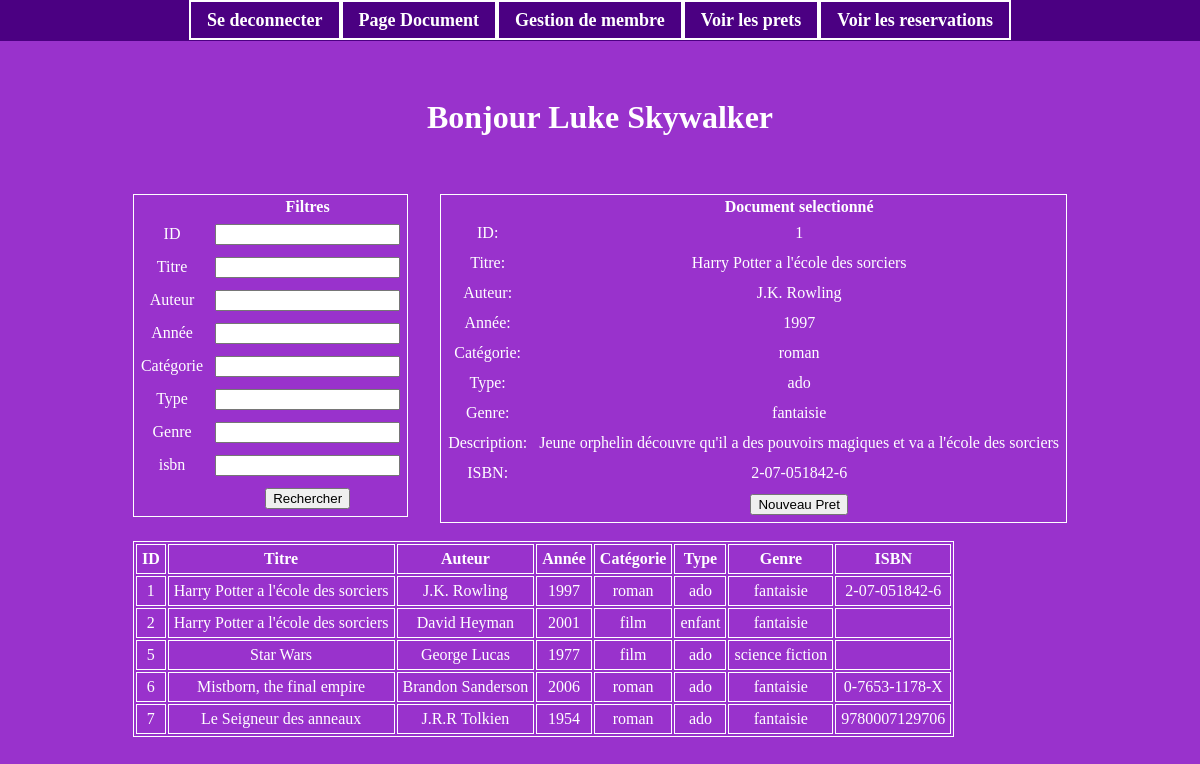
Screenshot of /main.php (signed in) with the database file from the repository.
### tables this page shows
CREATE TABLE `documents` (
  `ID` int NOT NULL,
  `titre` varchar(50) NOT NULL,
  `auteur` varchar(255) NOT NULL,
  `annee` year NOT NULL,
  `categorie` varchar(20) NOT NULL,
  `type` varchar(10) NOT NULL,
  `genre` varchar(20) NOT NULL,
  `description` text NOT NULL,
  `isbn` varchar(20) DEFAULT NULL
);

### main.php (the view, shortened to what this page needs)
<?php
    require_once 'fonctions.php';
?>
<!DOCTYPE html>
<html lang="en">
<head>
    <link rel="stylesheet" href="./css/style.css">
</head>
<body>
    <div class="page">
        <div class='container'>
            <?php
                if(isset($_SESSION['nom'])){
                    echo "<h1>Bonjour " . $_SESSION['prenom'] . " " . $_SESSION['nom'] . "</h1>";
                }
                $pdo = openConnexion($attr, $user, $pass, $opts);
                $id = isset($_POST['id']) ? $_POST['id'] : null ;
                $titre = isset($_POST['titre']) ? $_POST['titre'] : null ;
                $auteur = isset($_POST['auteur']) ? $_POST['auteur'] : null ;
                $annee = isset($_POST['annee']) ? $_POST['annee'] : null ;
                $categorie = isset($_POST['categorie']) ? $_POST['categorie'] : null ;
                $type = isset($_POST['type']) ? $_POST['type'] : null ;
                $genre = isset($_POST['genre']) ? $_POST['genre'] : null ;
                $description = isset($_POST['description']) ? $_POST['description'] : null ;
                $isbn = isset($_POST['isbn']) ? $_POST['isbn'] : null ;
                try{
                    $sql = ($isbn) ?
                    "SELECT
                    ID,
                    titre AS Titre,
                    auteur AS Auteur,
                    annee AS Année,
                    categorie AS Catégorie,
                    type AS Type,
                    genre AS Genre,
                    description AS Description.
                    isbn AS ISBN
                    FROM `documents`
                    WHERE ID          LIKE :id
                    AND titre       LIKE :titre
                    AND auteur      LIKE :auteur
                    AND annee       LIKE :annee
                    AND categorie   LIKE :categorie
                    AND type        LIKE :type
                    AND genre       LIKE :genre
                    AND description LIKE :description
                    AND isbn        LIKE :isbn":
                    "SELECT
                    ID,
                    titre AS Titre,
                    auteur AS Auteur,
                    annee AS Année,
                    categorie AS Catégorie,
                    type AS Type,
                    genre AS Genre,
                    description AS Description,
                    isbn AS ISBN
                    FROM `documents`
                    WHERE ID          LIKE :id
                    AND titre       LIKE :titre
                    AND auteur      LIKE :auteur
                    AND annee       LIKE :annee
                    AND categorie   LIKE :categorie
                    AND type        LIKE :type
                    AND genre       LIKE :genre
                    AND description LIKE :description";
                    $command =  $pdo->prepare($sql);
                    $command->bindValue(':id', '%'.($id ?? '').'%', PDO::PARAM_STR);
                    $command->bindValue(':titre', '%'.($titre ?? '').'%', PDO::PARAM_STR);
                    $command->bindValue(':auteur', '%'.($auteur ?? '').'%', PDO::PARAM_STR);
                    $command->bindValue(':annee', '%'.($annee ?? '').'%', PDO::PARAM_STR);
                    $command->bindValue(':categorie', '%'.($categorie ?? '').'%', PDO::PARAM_STR);
                    $command->bindValue(':type', '%'.($type ?? '').'%', PDO::PARAM_STR);
                    $command->bindValue(':genre', '%'.($genre ?? '').'%', PDO::PARAM_STR);
                    $command->bindValue(':description', '%'.($description ?? '').'%', PDO::PARAM_STR);
                    $command->execute();
                }
                catch (PDOException $e) {
                    echo "Erreur : " . $e->getMessage();
                }
            ?>
            <br>
            <br>
            <div class="horizontal">
                <table>
                    <form action="main.php" method="post">
                        <tr>
                            <th></th>
                            <th>Filtres</th>
                        </tr>
                        <tr>
                            <td>ID</td>
                            <td><input type="text" name="id"></td>
                        </tr>
                        <tr>
                            <td>Titre</td>
                            <td><input type="text" name="titre"></td>
                        </tr>
                        <tr>
                            <td>Auteur</td>
                            <td><input type="text" name="auteur"></td>
                        </tr>
                        <tr>
                            <td>Année</td>
                            <td><input type="text" name="annee"></td>
                        </tr>
                        <tr>
                            <td>Catégorie</td>
                            <td><input type="text" name="categorie"></td>
                        </tr>
                        <tr>
                            <td>Type</td>
                            <td><input type="text" name="type"></td>
                        </tr>
                        <tr>
                            <td>Genre</td>
                            <td><input type="text" name="genre"></td>
                        </tr>
                        <tr>
                            <td>isbn</td>
                            <td><input type="text" name="isbn"></td>
                        </tr>
                        <tr>
                            <td></td>
                            <td><button type='submit' name='recherche' value='recherche'>Rechercher</button></td>
                        </tr>
                    </form>
                </table>
                <table>
                    <tr>
                        <th></th>
                        <th>Document selectionné</th>
                    </tr>
                    <?php
                    $rows = $command->fetchAll(PDO::FETCH_ASSOC);
                    if (!$rows) {
                        echo "<tr><td>Aucun document trouvé.</td></tr>";
                    } else {
                        $selectedId = $_POST['selected_id'] ?? $rows[0]['ID'] ?? null;
                        $selected = null;
                        foreach ($rows as $r) {
                            if ((string)$r['ID'] === (string)$selectedId) {
                                $selected = $r;
                                break;
                            }
                        }
                        foreach ($selected as $fieldName => $value) {
                            echo "<tr><td>" . htmlspecialchars($fieldName) . ":</td><td> " . htmlspecialchars($value) . "</td></tr>";
                        }
                    }
                    ?>
                    <tr>
                        <td></td>
                        <td>
                            <form action="nouveauPret.php" method="post">
                                <?php
                                    if(isset($_SESSION['nom'])){
                                        echo "<button type='submit' name='nouveauPrets' value='nouveauPrets'>Nouveau Pret</button>";
                                    }
                                ?>
                            </form>
                        </td>
                    </tr>
                </table>
            </div>
            <br>
            <table>
                <tr>
                    <th class='list'>ID<br></th>
                    <th class='list'>Titre<br></th>
                    <th class='list'>Auteur<br></th>
                    <th class='list'>Année<br></th>
                    <th class='list'>Catégorie<br></th>
                    <th class='list'>Type<br></th>
                    <th class='list'>Genre<br></th>
                    <th class='list'>ISBN<br></th>
                </tr>
                <?php
                    foreach ($rows as $row){
                        echo '<tr class="listRow" data-id="' . htmlspecialchars($row['ID']) . '" onclick="selectionerDocument(this)">';
                        foreach($row as $r){
                            if($r != $row['Description']){
                                echo "<td class='list'>" . htmlspecialchars($r) . "</td>";
                            }
                        }
                        echo "</tr>";
                    }
                ?>
            </table>
        </div>
    </div>
</body>
</html>

### css/style.css (style rules this page uses)
body { background-color: darkorchid; }
.page { text-align: center; display: flex; align-items: flex-start; justify-content: center; min-height: 100vh; height: auto; padding-top: 70px; box-sizing: border-box; }
.container { display: inline-block; color: white; max-width: 100%; }
td { padding: 5px; }
table { border: 1px solid white; }
.list { border: 1px solid white; padding: 5px; }
.horizontal { display: flex; gap: 2rem; align-items: flex-start; }

### rows the page displays
documents: ID "1", titre "Harry Potter a l'école des sorciers", auteur "J.K. Rowling", annee "1997", categorie "roman", type "ado", genre "fantaisie", description "Jeune orphelin découvre qu'il a des pouvoirs magiques et va a l'école des sorciers", isbn "2-07-051842-6"
documents: ID "2", titre "Harry Potter a l'école des sorciers", auteur "David Heyman", annee "2001", categorie "film", type "enfant", genre "fantaisie"
documents: ID "5", titre "Star Wars", auteur "George Lucas", annee "1977", categorie "film", type "ado", genre "science fiction"
documents: ID "6", titre "Mistborn, the final empire", auteur "Brandon Sanderson", annee "2006", categorie "roman", type "ado", genre "fantaisie", isbn "0-7653-1178-X"
documents: ID "7", titre "Le Seigneur des anneaux", auteur "J.R.R Tolkien", annee "1954", categorie "roman", type "ado", genre "fantaisie", isbn "9780007129706"

### other values shown
$_SESSION['prenom'] "Luke"
$_SESSION['nom'] "Skywalker"
$fieldName "ID"
$fieldName "Titre"
$fieldName "Auteur"
$fieldName "Année"
$fieldName "Catégorie"
$fieldName "Type"
$fieldName "Genre"
$fieldName "Description"
$fieldName "ISBN"
